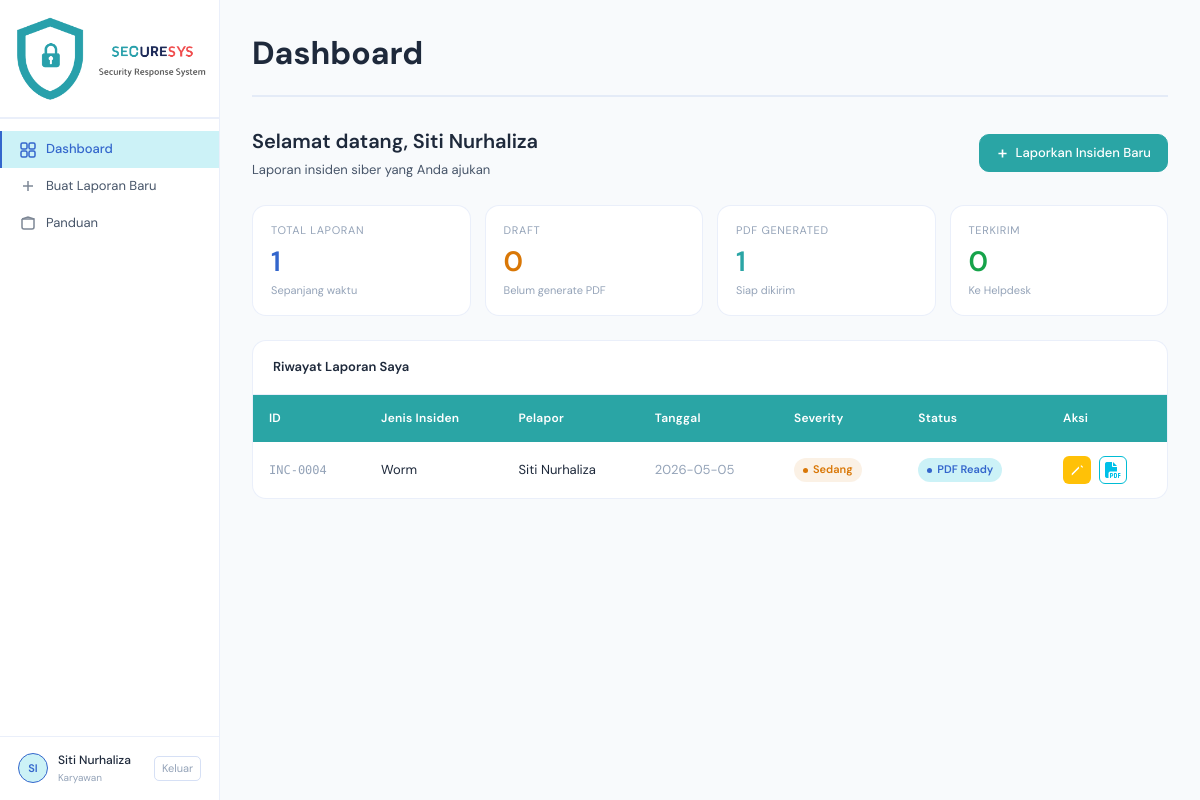
/dashboard (signed in), run on an earlier commit of the app's database.
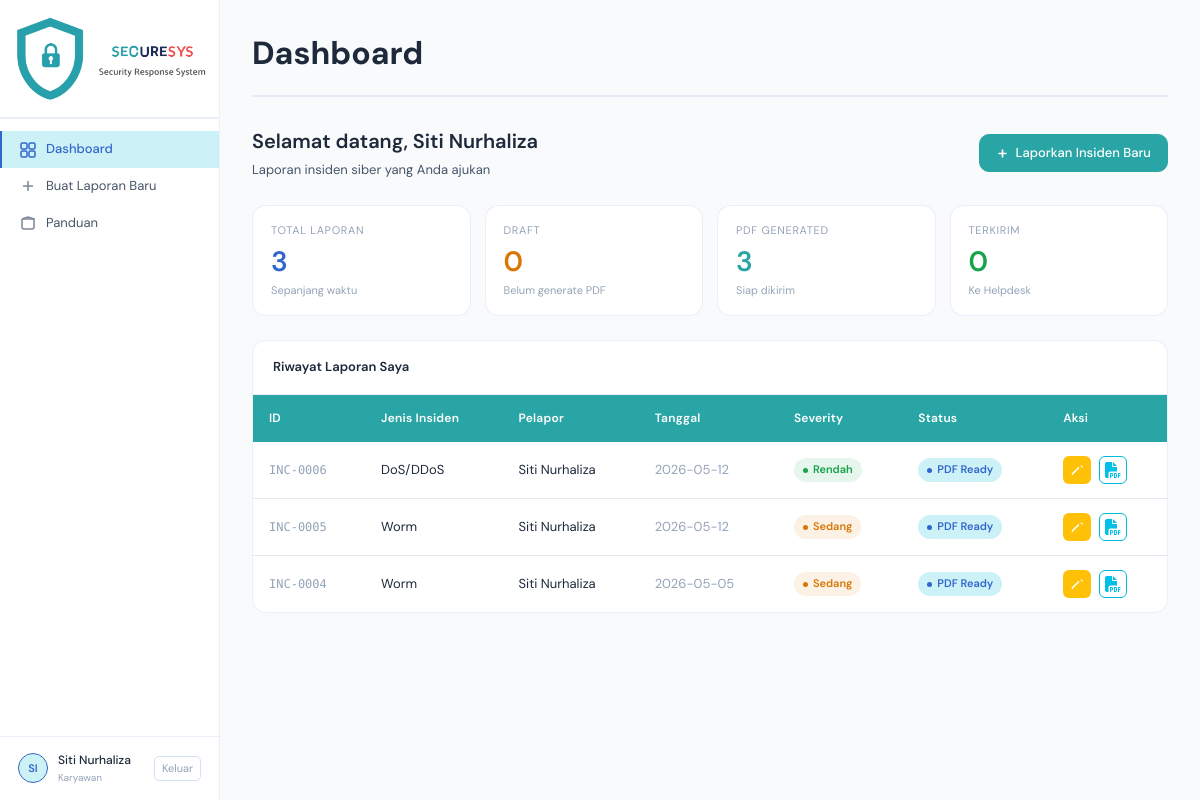
And on a later commit of the database.
### app.py (models this page shows)
class LaporanInsiden(db.Model):
    id = db.Column(db.Integer, primary_key=True)
    nomor_insiden = db.Column(db.String(20), unique=True, nullable=False)
    jenis_insiden = db.Column(db.String(50), nullable=False)
    tanggal = db.Column(db.String(20), nullable=False)
    jam = db.Column(db.String(10), nullable=False)
    lokasi = db.Column(db.String(100), nullable=False)
    tim_csirt = db.Column(db.String(100))
    sistem_terdampak = db.Column(db.String(200))
    tingkat_keparahan = db.Column(db.String(20), nullable=False)
    deskripsi_kejadian = db.Column(db.Text, nullable=False)
    ringkasan_insiden = db.Column(db.Text)
    kronologi = db.Column(db.Text)
    dampak = db.Column(db.Text)
    tindakan_awal = db.Column(db.Text)
    akar_masalah = db.Column(db.Text)
    ioc_hash = db.Column(db.String(200))
    ioc_ip_domain = db.Column(db.String(200))
    ioc_port_media = db.Column(db.String(200))
    analisis_teknis = db.Column(db.Text)
    aksi_soc = db.Column(db.Text)
    aksi_ir = db.Column(db.Text)
    pemulihan = db.Column(db.Text)
    rekomendasi = db.Column(db.Text)
    status = db.Column(db.String(20), default='Draft')
    pdf_filename = db.Column(db.String(200))
    pelapor_id = db.Column(db.Integer, db.ForeignKey('user.id'), nullable=False)
    created_at = db.Column(db.DateTime, default=datetime.utcnow)
    updated_at = db.Column(db.DateTime, default=datetime.utcnow, onupdate=datetime.utcnow)

### app.py (the view)
@app.route('/dashboard')
@login_required
def user_dashboard():
    laporan_list = LaporanInsiden.query.filter_by(
        pelapor_id=session['user_id']
    ).order_by(LaporanInsiden.created_at.desc()).all()
    return render_template('user_dashboard.html', laporan_list=laporan_list)

### app.py (called while the page is built)
def login_required(f):
    @wraps(f)
    def decorated(*args, **kwargs):
        if 'user_id' not in session:
            flash('Silakan login terlebih dahulu.', 'warning')
            return redirect(url_for('login'))
        return f(*args, **kwargs)
    return decorated

### templates/user_dashboard.html (shortened to what this page needs)
{% extends 'base.html' %}
{% block content %}
<div style="margin-bottom: 28px; padding-bottom: 16px; border-bottom: 2px solid var(--border);">
  <h1 style="font-size: 32px; font-weight: 700; color: var(--text); margin: 0;">Dashboard</h1>
</div>
<div class="page-header fade-up">
  <div class="flex-between">
    <div>
      <div class="page-title">Selamat datang, {{ session.nama }}</div>
      <div class="page-subtitle">Laporan insiden siber yang Anda ajukan</div>
    </div>
    <a href="{{ url_for('laporkan_step1') }}" class="btn btn-teal">
      <svg width="13" height="13" viewBox="0 0 16 16" fill="none" stroke="currentColor" stroke-width="2"><path d="M8 3v10M3 8h10"/></svg>
      Laporkan Insiden Baru
    </a>
  </div>
</div>
{% set total = laporan_list|length %}
{% set draft = laporan_list|selectattr('status','eq','Draft')|list|length %}
{% set pdf_gen = laporan_list|selectattr('status','eq','PDF Generated')|list|length %}
{% set terkirim = laporan_list|selectattr('status','eq','Terkirim')|list|length %}
<div class="stats-grid fade-up fade-up-1" style="grid-template-columns:repeat(4,1fr)">
  <div class="stat-card">
    <div class="stat-label">Total Laporan</div>
    <div class="stat-value blue">{{ total }}</div>
    <div class="stat-delta">Sepanjang waktu</div>
  </div>
  <div class="stat-card">
    <div class="stat-label">Draft</div>
    <div class="stat-value amber">{{ draft }}</div>
    <div class="stat-delta">Belum generate PDF</div>
  </div>
  <div class="stat-card">
    <div class="stat-label">PDF Generated</div>
    <div class="stat-value teal">{{ pdf_gen }}</div>
    <div class="stat-delta">Siap dikirim</div>
  </div>
  <div class="stat-card">
    <div class="stat-label">Terkirim</div>
    <div class="stat-value green">{{ terkirim }}</div>
    <div class="stat-delta">Ke Helpdesk</div>
  </div>
</div>
<div class="table-card fade-up fade-up-2">
  <div class="table-header">
    <span class="table-title">Riwayat Laporan Saya</span>
  </div>
  {% if laporan_list %}
  <table>
    <thead>
      <tr>
        <th>ID</th>
        <th>Jenis Insiden</th>
        <th>Pelapor</th>
        <th>Tanggal</th>
        <th>Severity</th>
        <th>Status</th>
        <th>Aksi</th>
      </tr>
    </thead>
    <tbody>
    {% for lap in laporan_list %}
    <tr>
      <td class="id-cell">{{ lap.nomor_insiden }}</td>
      <td>{{ lap.jenis_insiden }}</td>
      <td>{{ session.nama }}</td>
      <td style="color:var(--text3)">{{ lap.tanggal }}</td>
      <td>
        {% if lap.tingkat_keparahan == 'Tinggi' %}<span class="badge red"><span class="badge-dot"></span>Tinggi</span>
        {% elif lap.tingkat_keparahan == 'Sedang' %}<span class="badge amber"><span class="badge-dot"></span>Sedang</span>
        {% else %}<span class="badge green"><span class="badge-dot"></span>Rendah</span>{% endif %}
      </td>
      <td>
        {% if lap.status == 'Draft' %}<span class="badge gray"><span class="badge-dot"></span>Draft</span>
        {% elif lap.status == 'PDF Generated' %}<span class="badge blue"><span class="badge-dot"></span>PDF Ready</span>
        {% elif lap.status == 'Terkirim' %}<span class="badge green"><span class="badge-dot"></span>Terkirim</span>
        {% else %}<span class="badge gray"><span class="badge-dot"></span>{{ lap.status }}</span>{% endif %}
      </td>
      <td>
        <div class="flex-gap" style="gap: 8px;">
          <a href="{{ url_for('user_detail', id=lap.id) }}" title="Edit" style="display: inline-flex; align-items: center; justify-content: center; width: 28px; height: 28px; background: #ffc107; border-radius: 6px; color: #fff; text-decoration: none;">
            <svg width="14" height="14" viewBox="0 0 16 16" fill="currentColor"><path d="M2 13.5V14h.5l8-8L10 4l-8 8v.5H2zm10-10l1-1 2 2-1 1-2-2z"/></svg>
          </a>
          {% if lap.pdf_filename %}
          <a href="{{ url_for('download_pdf', id=lap.id) }}" title="Download PDF" style="display: inline-flex; align-items: center; justify-content: center; width: 28px; height: 28px; background: #ffffff; border: 1px solid #00bcd4; border-radius: 6px; color: #fff; text-decoration: none;">
            <img src="{{ url_for('static', filename='img/Picture1.png') }}" alt="PDF" style="width: 16px; height: 16px; object-fit: contain;">
          </a>
          {% endif %}
        </div>
      </td>
    </tr>
    {% endfor %}
    </tbody>
  </table>
  {% endif %}
</div>
{% endblock %}

### templates/base.html (shortened to what this page needs)
<!DOCTYPE html>
<html lang="id">
<head>
</head>
<body>
<div class="app-layout">
  <aside class="sidebar">
    <div class="sidebar-logo">
      <img src="{{ url_for('static', filename='img/Logo.png') }}" alt="Logo" style="width: 100%; height: auto; max-width: 200px;">
    </div>
    <nav class="sidebar-nav">
      <a href="{{ url_for('user_dashboard') }}" class="nav-item {% if request.endpoint == 'user_dashboard' %}active{% endif %}">
        <svg class="nav-icon" viewBox="0 0 16 16" fill="none" stroke="currentColor" stroke-width="1.5"><rect x="1" y="1" width="6" height="6" rx="1.5"/><rect x="9" y="1" width="6" height="6" rx="1.5"/><rect x="1" y="9" width="6" height="6" rx="1.5"/><rect x="9" y="9" width="6" height="6" rx="1.5"/></svg>
        Dashboard
      </a>
      <a href="{{ url_for('laporkan_step1') }}" class="nav-item {% if request.endpoint in ['laporkan_step1','laporkan_step2','laporkan_step3'] %}active{% endif %}">
        <svg class="nav-icon" viewBox="0 0 16 16" fill="none" stroke="currentColor" stroke-width="1.5"><path d="M8 3v10M3 8h10"/></svg>
        Buat Laporan Baru
      </a>
      <a href="{{ url_for('view_guides') }}" class="nav-item {% if request.endpoint == 'view_guides' %}active{% endif %}">
        <svg class="nav-icon" viewBox="0 0 16 16" fill="none" stroke="currentColor" stroke-width="1.5"><path d="M2 4h12v8a2 2 0 01-2 2H4a2 2 0 01-2-2V4"/><path d="M2 4l6-2 6 2"/></svg>
        Panduan
      </a>
    </nav>
    <div class="sidebar-footer">
      <div class="user-info">
        <div class="avatar">{{ session.nama[:2]|upper if session.nama else 'U' }}</div>
        <div>
          <div class="user-name">{{ session.nama }}</div>
          <div class="user-role">Karyawan</div>
        </div>
        <a href="{{ url_for('logout') }}" class="logout-btn">Keluar</a>
      </div>
    </div>
  </aside>
  <main class="main-content">
    {% block content %}{% endblock %}
  </main>
</div>
</body>
</html>

What changed in the data, as far as the page shows it:
added LaporanInsiden: nomor_insiden "INC-0006", jenis_insiden "DoS/DDoS", nama "Siti Nurhaliza", tanggal "2026-05-12", tingkat_keparahan "Rendah" (drawn), status "PDF Generated" (drawn)
added LaporanInsiden: nomor_insiden "INC-0005", jenis_insiden "Worm", nama "Siti Nurhaliza", tanggal "2026-05-12", tingkat_keparahan "Sedang" (drawn), status "PDF Generated" (drawn)
Also different on the page:
{{ total }}: "1" → "3"
{{ pdf_gen }}: "1" → "3"
